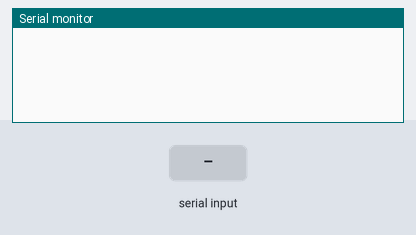
Simulated run of this sketch. Board: Arduino Uno, built with avr-gcc and run on an emulated ATmega328P. On the bench: the last lines printed to the serial monitor. The inputs (shaded band) are chosen by the test bench.

Above: at 2.2 s.
2.3 s: "1" received over the second serial link
At 5.0 s:
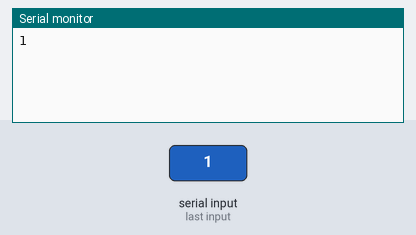
5.3 s: "0" received over the second serial link
At 6.7 s:
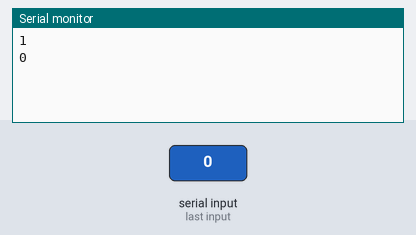
6.8 s: "2" received over the second serial link
At 9.7 s:
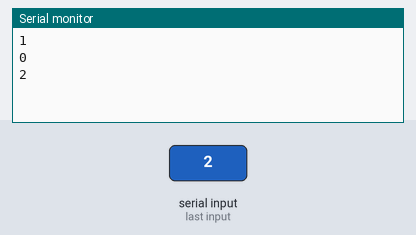
Timing chart, 0 to 11.2 s (numbered marks = the images above; inputs shaded):
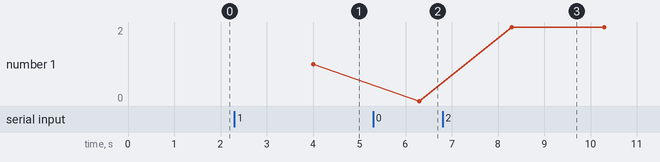

The sketch:

Rcv_arduino_serial.ino
```cpp
#include <SoftwareSerial.h>
#include <ArduinoJson.h>


SoftwareSerial myserial(3, 5); // RX: 10, TX:11
StaticJsonBuffer<200> jsonBuffer;
SoftwareSerial mySerial =  SoftwareSerial(6, 7);

char mystr[4];
void setup()
{
  Serial.begin(9600);
  myserial.begin(9600);
  mySerial.begin(9600);

  DynamicJsonBuffer jsonBuffer;
  delay(1000);
}

void loop() {
  mySerial.listen();
  mySerial.readBytes(mystr, 4); //Read the serial data and store in var
  Serial.println(mystr);//Print data on Serial Monitor

  delay(1000);


//  myserial.listen();
//  connectGPRS();
//  myserial.println("AT+HTTPINIT");
//  delay(1000);
//  ShowSerialData();
//
//  myserial.println("AT+HTTPPARA=\"CID\",1");
//  delay(1000);
//  ShowSerialData();
//
//  StaticJsonBuffer<200> jsonBuffer;
//  JsonObject& object = jsonBuffer.createObject();
//
//  object.set("deviceID", mystr);
//
//
//  object.printTo(Serial);
//  Serial.println(" ");
//
//  String sendtoserver;
//  object.prettyPrintTo(sendtoserver);
//  delay(1000);
//
//  myserial.println("AT+HTTPPARA=\"URL\",\"http://api.rokkhi.com:8000/iot\""); //Server address
//  delay(1000);
//  ShowSerialData();
//
//  myserial.println("AT+HTTPPARA=\"CONTENT\",\"application/json\"");
//  delay(4000);
//  ShowSerialData();
//
//  myserial.println("AT+HTTPDATA=" + String(sendtoserver.length()) + ",100000");
//  Serial.println(sendtoserver);
//  delay(1000);
//  ShowSerialData();
//
//  myserial.println(sendtoserver);
//  delay(1000);
//  ShowSerialData;
//
//  myserial.println("AT+HTTPACTION=1");
//  delay(1000);
//  ShowSerialData();
//
//  myserial.println("AT+HTTPREAD");
//  delay(1000);
//  ShowSerialData();
//
//  myserial.println("AT+HTTPTERM");
//  delay(10000);
//  ShowSerialData;

}


void connectGPRS() {
  if (myserial.available())
    Serial.write(myserial.read());

  myserial.println("AT");
  delay(1000);

  myserial.println("AT+SAPBR=3,1,\"Contype\",\"GPRS\"");
  delay(1000);
  ShowSerialData();

  myserial.println("AT+SAPBR=3,1,\"APN\",\"gpinternet\"");//APN
  delay(1000);
  ShowSerialData();

  myserial.println("AT+SAPBR=1,1");
  delay(1000);
  ShowSerialData();

  myserial.println("AT+SAPBR=2,1");
  delay(1000);
  ShowSerialData();
}

void connectHTTP() {

}

void ShowSerialData()
{
  while (myserial.available() != 0)
    Serial.write(myserial.read());
  delay(1000);

}
```

Measured:
- after the input at 2.3 s, the serial monitor: prints a new line after 1.7 s (image 1)
- after the input at 5.3 s, the serial monitor: prints a new line after 1.0 s (image 2)
- after the input at 6.8 s, the serial monitor: prints a new line after 1.5 s (image 3)
- plotted number 1: 1 → 0 after the input at 5.3 s, 0 → 2 after the input at 6.8 s
